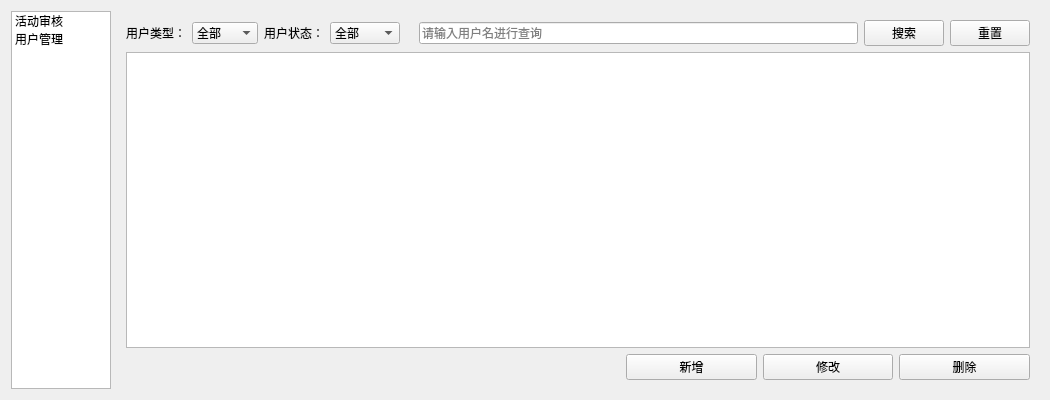
<?xml version="1.0" encoding="UTF-8"?>
<ui version="4.0">
 <class>AdminView</class>
 <widget class="QWidget" name="AdminView">
  <property name="geometry">
   <rect>
    <x>0</x>
    <y>0</y>
    <width>1050</width>
    <height>400</height>
   </rect>
  </property>
  <property name="windowTitle">
   <string>管理员</string>
  </property>
  <layout class="QGridLayout" name="gridLayout">
   <item row="0" column="0">
    <layout class="QHBoxLayout" name="horizontalLayout">
     <item>
      <widget class="QListWidget" name="listWidget">
       <property name="sizePolicy">
        <sizepolicy hsizetype="Fixed" vsizetype="Expanding">
         <horstretch>0</horstretch>
         <verstretch>0</verstretch>
        </sizepolicy>
       </property>
       <property name="maximumSize">
        <size>
         <width>100</width>
         <height>16777215</height>
        </size>
       </property>
       <item>
        <property name="text">
         <string>活动审核</string>
        </property>
       </item>
       <item>
        <property name="text">
         <string>用户管理</string>
        </property>
       </item>
      </widget>
     </item>
     <item>
      <widget class="QStackedWidget" name="stackedWidget">
       <property name="currentIndex">
        <number>1</number>
       </property>
       <widget class="QWidget" name="checkpage">
        <layout class="QVBoxLayout" name="verticalLayout_2">
         <item>
          <layout class="QHBoxLayout" name="horizontalLayout_4">
           <item>
            <widget class="QLabel" name="label_2">
             <property name="text">
              <string>活动类型：</string>
             </property>
             <property name="alignment">
              <set>Qt::AlignmentFlag::AlignRight|Qt::AlignmentFlag::AlignTrailing|Qt::AlignmentFlag::AlignVCenter</set>
             </property>
            </widget>
           </item>
           <item>
            <widget class="QComboBox" name="acttype">
             <property name="sizePolicy">
              <sizepolicy hsizetype="Fixed" vsizetype="Fixed">
               <horstretch>0</horstretch>
               <verstretch>0</verstretch>
              </sizepolicy>
             </property>
             <property name="minimumSize">
              <size>
               <width>90</width>
               <height>0</height>
              </size>
             </property>
             <item>
              <property name="text">
               <string>全部</string>
              </property>
             </item>
             <item>
              <property name="text">
               <string>德育教育</string>
              </property>
             </item>
             <item>
              <property name="text">
               <string>创新创业</string>
              </property>
             </item>
             <item>
              <property name="text">
               <string>特色体育</string>
              </property>
             </item>
             <item>
              <property name="text">
               <string>高雅美育</string>
              </property>
             </item>
             <item>
              <property name="text">
               <string>劳动教育</string>
              </property>
             </item>
            </widget>
           </item>
           <item>
            <widget class="QLabel" name="label">
             <property name="text">
              <string>活动状态：</string>
             </property>
             <property name="alignment">
              <set>Qt::AlignmentFlag::AlignRight|Qt::AlignmentFlag::AlignTrailing|Qt::AlignmentFlag::AlignVCenter</set>
             </property>
            </widget>
           </item>
           <item>
            <widget class="QComboBox" name="actstatus">
             <property name="sizePolicy">
              <sizepolicy hsizetype="Fixed" vsizetype="Fixed">
               <horstretch>0</horstretch>
               <verstretch>0</verstretch>
              </sizepolicy>
             </property>
             <property name="minimumSize">
              <size>
               <width>80</width>
               <height>0</height>
              </size>
             </property>
             <item>
              <property name="text">
               <string>全部</string>
              </property>
             </item>
             <item>
              <property name="text">
               <string>待审核</string>
              </property>
             </item>
             <item>
              <property name="text">
               <string>已通过</string>
              </property>
             </item>
             <item>
              <property name="text">
               <string>未通过</string>
              </property>
             </item>
            </widget>
           </item>
           <item>
            <spacer name="horizontalSpacer_2">
             <property name="orientation">
              <enum>Qt::Orientation::Horizontal</enum>
             </property>
             <property name="sizeType">
              <enum>QSizePolicy::Policy::Fixed</enum>
             </property>
             <property name="sizeHint" stdset="0">
              <size>
               <width>13</width>
               <height>20</height>
              </size>
             </property>
            </spacer>
           </item>
           <item>
            <widget class="QLineEdit" name="searchEdit">
             <property name="placeholderText">
              <string>请输入活动名称/发起人进行查询</string>
             </property>
            </widget>
           </item>
           <item>
            <widget class="QPushButton" name="btSearch">
             <property name="text">
              <string>搜索</string>
             </property>
            </widget>
           </item>
           <item>
            <widget class="QPushButton" name="btReset">
             <property name="text">
              <string>重置</string>
             </property>
            </widget>
           </item>
           <item>
            <widget class="QPushButton" name="btExport">
             <property name="text">
              <string>导出</string>
             </property>
            </widget>
           </item>
          </layout>
         </item>
         <item>
          <widget class="QTableView" name="tableView"/>
         </item>
         <item>
          <layout class="QHBoxLayout" name="horizontalLayout_5">
           <item>
            <spacer name="horizontalSpacer">
             <property name="orientation">
              <enum>Qt::Orientation::Horizontal</enum>
             </property>
             <property name="sizeType">
              <enum>QSizePolicy::Policy::Fixed</enum>
             </property>
             <property name="sizeHint" stdset="0">
              <size>
               <width>500</width>
               <height>20</height>
              </size>
             </property>
            </spacer>
           </item>
           <item>
            <widget class="QPushButton" name="btReject">
             <property name="text">
              <string>拒绝</string>
             </property>
            </widget>
           </item>
           <item>
            <widget class="QPushButton" name="btPass">
             <property name="text">
              <string>通过</string>
             </property>
            </widget>
           </item>
          </layout>
         </item>
        </layout>
       </widget>
       <widget class="QWidget" name="userpage">
        <layout class="QVBoxLayout" name="verticalLayout">
         <item>
          <layout class="QHBoxLayout" name="horizontalLayout_2">
           <item>
            <widget class="QLabel" name="label_3">
             <property name="text">
              <string>用户类型：</string>
             </property>
             <property name="alignment">
              <set>Qt::AlignmentFlag::AlignRight|Qt::AlignmentFlag::AlignTrailing|Qt::AlignmentFlag::AlignVCenter</set>
             </property>
            </widget>
           </item>
           <item>
            <widget class="QComboBox" name="usertype">
             <item>
              <property name="text">
               <string>全部</string>
              </property>
             </item>
             <item>
              <property name="text">
               <string>学生</string>
              </property>
             </item>
             <item>
              <property name="text">
               <string>发起人</string>
              </property>
             </item>
            </widget>
           </item>
           <item>
            <widget class="QLabel" name="label_4">
             <property name="text">
              <string>用户状态：</string>
             </property>
             <property name="alignment">
              <set>Qt::AlignmentFlag::AlignRight|Qt::AlignmentFlag::AlignTrailing|Qt::AlignmentFlag::AlignVCenter</set>
             </property>
            </widget>
           </item>
           <item>
            <widget class="QComboBox" name="userstatus">
             <property name="sizePolicy">
              <sizepolicy hsizetype="Fixed" vsizetype="Fixed">
               <horstretch>0</horstretch>
               <verstretch>0</verstretch>
              </sizepolicy>
             </property>
             <property name="minimumSize">
              <size>
               <width>70</width>
               <height>0</height>
              </size>
             </property>
             <item>
              <property name="text">
               <string>全部</string>
              </property>
             </item>
             <item>
              <property name="text">
               <string>正常</string>
              </property>
             </item>
             <item>
              <property name="text">
               <string>禁用</string>
              </property>
             </item>
            </widget>
           </item>
           <item>
            <spacer name="horizontalSpacer_3">
             <property name="orientation">
              <enum>Qt::Orientation::Horizontal</enum>
             </property>
             <property name="sizeType">
              <enum>QSizePolicy::Policy::Fixed</enum>
             </property>
             <property name="sizeHint" stdset="0">
              <size>
               <width>13</width>
               <height>20</height>
              </size>
             </property>
            </spacer>
           </item>
           <item>
            <widget class="QLineEdit" name="usersearchEdit">
             <property name="placeholderText">
              <string>请输入用户名进行查询</string>
             </property>
            </widget>
           </item>
           <item>
            <widget class="QPushButton" name="searchButton">
             <property name="text">
              <string>搜索</string>
             </property>
            </widget>
           </item>
           <item>
            <widget class="QPushButton" name="resetButton">
             <property name="text">
              <string>重置</string>
             </property>
            </widget>
           </item>
          </layout>
         </item>
         <item>
          <widget class="QTableView" name="tableView_2"/>
         </item>
         <item>
          <layout class="QHBoxLayout" name="horizontalLayout_3">
           <item>
            <spacer name="horizontalSpacer_4">
             <property name="orientation">
              <enum>Qt::Orientation::Horizontal</enum>
             </property>
             <property name="sizeType">
              <enum>QSizePolicy::Policy::Fixed</enum>
             </property>
             <property name="sizeHint" stdset="0">
              <size>
               <width>500</width>
               <height>20</height>
              </size>
             </property>
            </spacer>
           </item>
           <item>
            <widget class="QPushButton" name="btAdd">
             <property name="text">
              <string>新增</string>
             </property>
            </widget>
           </item>
           <item>
            <widget class="QPushButton" name="btUpdate">
             <property name="text">
              <string>修改</string>
             </property>
            </widget>
           </item>
           <item>
            <widget class="QPushButton" name="btDelete">
             <property name="text">
              <string>删除</string>
             </property>
            </widget>
           </item>
          </layout>
         </item>
        </layout>
       </widget>
      </widget>
     </item>
    </layout>
   </item>
  </layout>
 </widget>
 <resources/>
 <connections/>
</ui>
